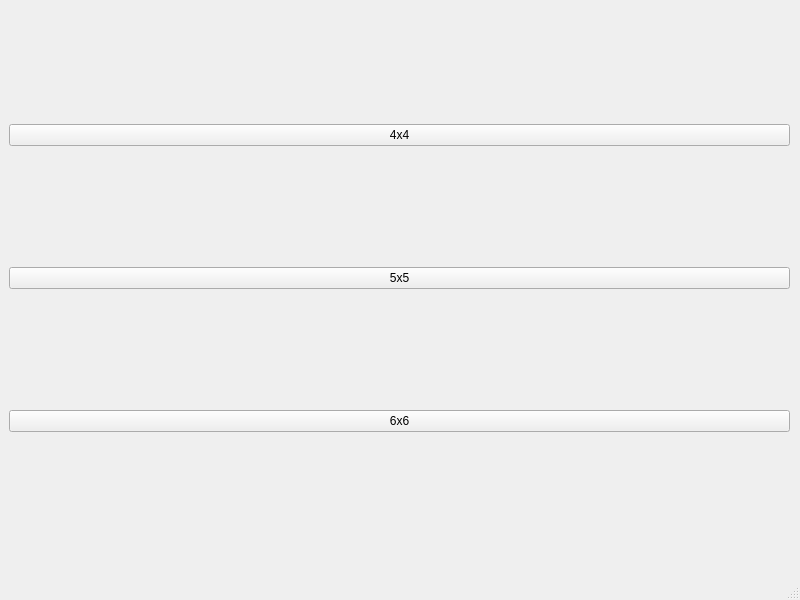
<?xml version="1.0" encoding="UTF-8"?>
<ui version="4.0">
 <class>ChooseWindow</class>
 <widget class="QMainWindow" name="ChooseWindow">
  <property name="geometry">
   <rect>
    <x>0</x>
    <y>0</y>
    <width>800</width>
    <height>600</height>
   </rect>
  </property>
  <property name="windowTitle">
   <string>MainWindow</string>
  </property>
  <widget class="QWidget" name="centralwidget">
   <widget class="QWidget" name="verticalLayoutWidget">
    <property name="geometry">
     <rect>
      <x>9</x>
      <y>9</y>
      <width>781</width>
      <height>541</height>
     </rect>
    </property>
    <layout class="QVBoxLayout" name="verticalLayout">
     <item>
      <widget class="QPushButton" name="button_start_4x4">
       <property name="text">
        <string>4x4</string>
       </property>
      </widget>
     </item>
     <item>
      <widget class="QPushButton" name="button_start_5x5">
       <property name="text">
        <string>5x5</string>
       </property>
      </widget>
     </item>
     <item>
      <widget class="QPushButton" name="button_start_6x6">
       <property name="text">
        <string>6x6</string>
       </property>
      </widget>
     </item>
    </layout>
   </widget>
  </widget>
  <widget class="QMenuBar" name="menubar">
   <property name="geometry">
    <rect>
     <x>0</x>
     <y>0</y>
     <width>800</width>
     <height>21</height>
    </rect>
   </property>
  </widget>
  <widget class="QStatusBar" name="statusbar"/>
 </widget>
 <resources/>
 <connections/>
</ui>
